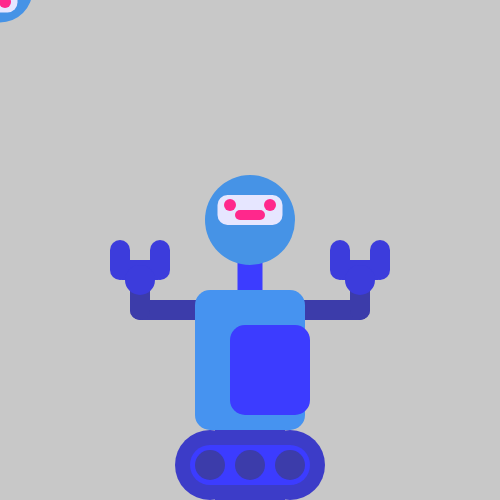
Frame 1 (no input)
Frame 60 (no input): identical to frame 1, image omitted
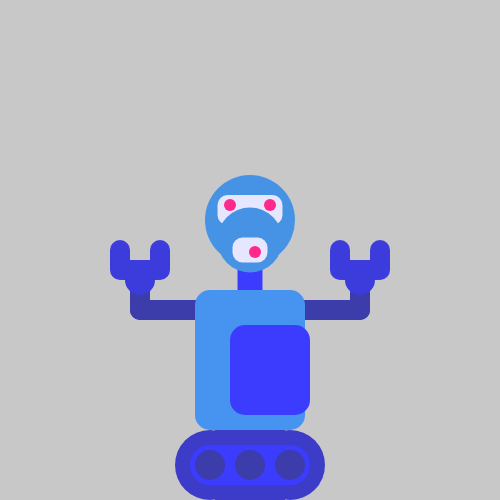
Frame 120 (the mouse pressed at the canvas centre since frame 60)

The p5.js sketch that drew these frames (run headless with seeded random() and noise() and a simulated clock; from frame 60 on, the mouse is pressed at the canvas centre):

// p5.js sketch
// ── sketch.js
function setup() {
	// define artboard size
	createCanvas(500,500);
	// Set here the values that are not changing all over the sketch
	strokeWeight(2);
	stroke(170);
}

function draw() {
	background(200);

	//Neck
	strokeWeight(0);
	fill(60,60,255);
	rectMode(CENTER)
	rect(250, 285, 25, 150);

	//Wheel ext
	fill(60,60,200);
	ellipse(290, 465, 70, 70);
	ellipse(210, 465, 70, 70);
	rect(250, 465, 70, 70);
	//Wheel inside
	fill(60,60,255);
	ellipse(290, 465, 40, 40);
	ellipse(210, 465, 40, 40);
	rect(250, 465, 80, 40);
	//Small wheels
	fill(60,60,170);
	ellipse(290, 465, 30, 30);
	ellipse(210, 465, 30, 30);
	ellipse(250, 465, 30, 30);

	//Arms
	rect(170, 310, 80, 20, 20);
	rect(330, 310, 80, 20, 20);
	rect(140, 290, 20, 60, 20);
	rect(360, 290, 20, 60, 20);
	//Hands
	fill(60,60,220);
	rect(140, 270, 55, 20, 20); //left
	rect(120, 260, 20, 40, 20);
	rect(160, 260, 20, 40, 20);
	ellipse(140, 280, 30, 30);
	rect(360, 270, 55, 20, 20); //right
	rect(380, 260, 20, 40, 20);
	rect(340, 260, 20, 40, 20);
	ellipse(360, 280, 30, 30);


  //Body
	fill(70,147,240);
	rect(250, 360, 110, 140, 15);
	fill(60,60,255);
	rect(270, 370, 80, 90, 15);
	fill(60,60,170);


	//Head
	fill(70,147,230);
	ellipse(250, 220, 90, 90);
	//Eyes
	fill(230,230,255);
	rect(250, 210, 65, 30, 10);
  fill(255, 40, 140);
	ellipse(230, 205, 12, 12);
	ellipse(270, 205, 12, 12);
	rect(250, 215, 30, 10, 10);

	//Flying thing

	fill(70,147,230);
	ellipse(mouseX, mouseY-10, 65);
	fill(230,230,255);
	rect(mouseX, mouseY, 35, 25, 10);
	fill(255, 40, 140);
	ellipse(mouseX+5, mouseY+2, 12, 12);



}
document.onclick = function(e){console.log(e.clientX,e.clientY)}
